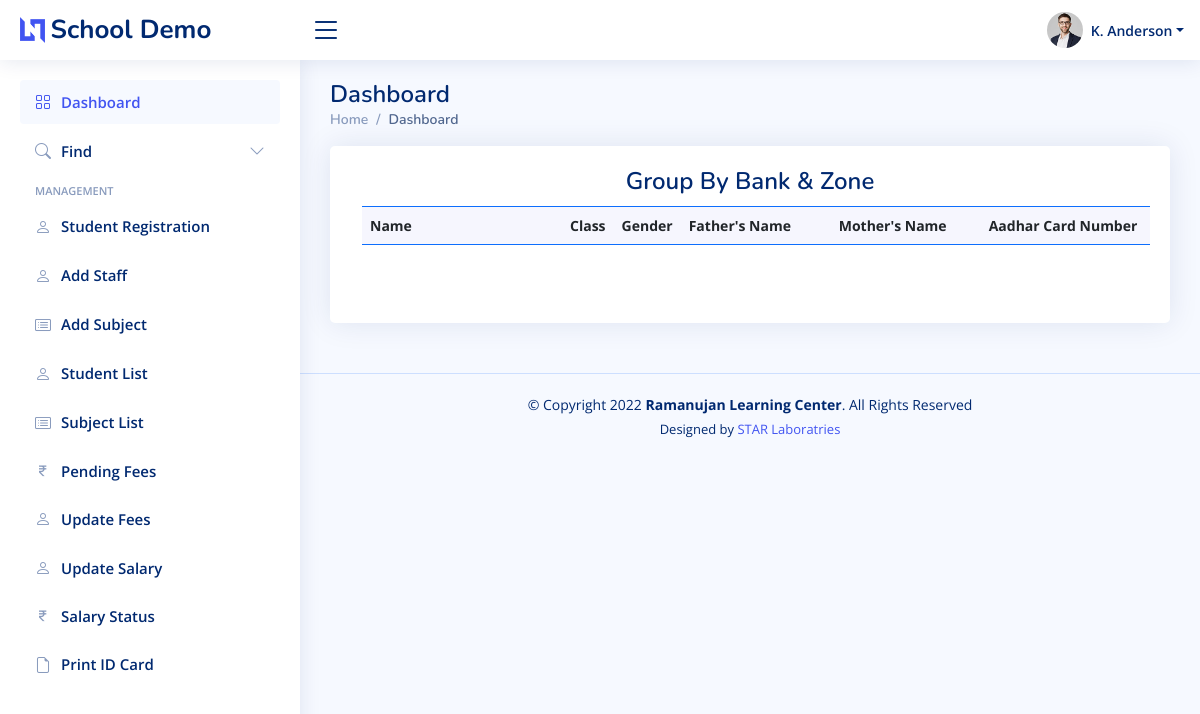
Before: /studentlist.php with the older database file.
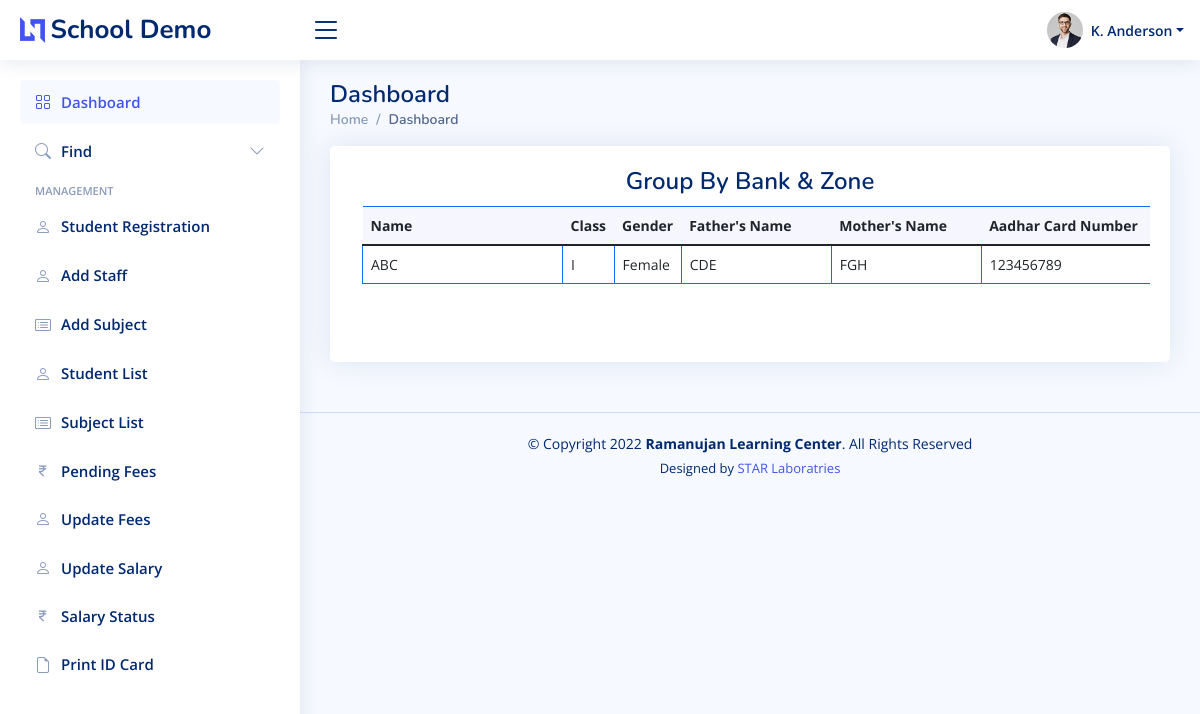
After: the same page with the newer database file.
### tables this page shows
CREATE TABLE `students` (
  `StudentID` int(11) NOT NULL,
  `StudentName` varchar(100) NOT NULL,
  `ClassID` int(11) NOT NULL,
  `Gender` varchar(10) DEFAULT NULL,
  `FatherName` varchar(100) NOT NULL,
  `MotherName` varchar(100) NOT NULL,
  `AadharCardNo` int(11) NOT NULL,
  `MobileNo` int(11) NOT NULL,
  `Address` varchar(100) NOT NULL,
  `RollNo` int(11) NOT NULL,
  `Photo` int(11) NOT NULL,
  `Password` varchar(50) NOT NULL,
  `RegistrationDate` date NOT NULL,
  `RegisteredByID` int(11) NOT NULL,
  `Passout` tinyint(4) NOT NULL DEFAULT 0
);

CREATE TABLE `class` (
  `ClassID` int(11) NOT NULL,
  `Class` varchar(5) NOT NULL,
  `Fees` decimal(5,2) NOT NULL DEFAULT 0.00
);

### studentlist.php (shortened to what this page needs)
<?php
include 'connection.php';
?>
<!DOCTYPE html>
<html lang="en">
<head>
  <link href="assets/vendor/bootstrap/css/bootstrap.min.css" rel="stylesheet">
  <link href="assets/vendor/bootstrap-icons/bootstrap-icons.css" rel="stylesheet">
  <link href="assets/vendor/boxicons/css/boxicons.min.css" rel="stylesheet">
  <link href="assets/vendor/quill/quill.snow.css" rel="stylesheet">
  <link href="assets/vendor/quill/quill.bubble.css" rel="stylesheet">
  <link href="assets/vendor/remixicon/remixicon.css" rel="stylesheet">
  <link href="assets/vendor/simple-datatables/style.css" rel="stylesheet">
  <link href="assets/css/style.css" rel="stylesheet">
</head>
<body>
  <header id="header" class="header fixed-top d-flex align-items-center">
    <div class="d-flex align-items-center justify-content-between">
      <a href="index.php" class="logo d-flex align-items-center">
        <img src="assets/img/logo.png" alt="">
        <span class="d-none d-lg-block">School Demo</span>
      </a>
      <i class="bi bi-list toggle-sidebar-btn"></i>
    </div>
    <?php include"nav.php"; ?>
  </header>
  <?php include"sidebar.php"; ?>
  <main id="main" class="main">
    <div class="pagetitle">
      <h1>Dashboard</h1>
      <nav>
        <ol class="breadcrumb">
          <li class="breadcrumb-item"><a href="index.php">Home</a></li>
          <li class="breadcrumb-item active">Dashboard</li>
        </ol>
      </nav>
    </div>
    <section class="section dashboard">
      <div class="col-12">
        <div class="card recent-sales overflow-auto">
          <br>
          <div class="card-body">
            <center>
              <div class="pagetitle">
                <h1>Group By Bank & Zone</h1>
              </div>
            </center>
            <div class="table-responsive container">
              <table width="100%" class="table table-bordered border-primary datatable">
                <thead>
                  <tr>
                    <th style="min-width: 200px">Name</th>
                    <th style="min-width: 50px">Class</th>
                    <th style="min-width: 50px">Gender</th>
                    <th style="min-width: 150px">Father's Name</th>
                    <th style="min-width: 150px">Mother's Name</th>
                    <th style="min-width: 180px">Aadhar Card Number</th>
                  </tr>
                </thead>
                <tbody >
                  <?php
                  $query="SELECT * FROM students join class on students.ClassID=class.ClassID WHERE Passout=0";
                  $result=mysqli_query($con,$query);
                  while($row = mysqli_fetch_array($result)){
                    ?>
                    <tr>
                      <td><?php echo $row["StudentName"]; ?></td>
                      <td><?php echo $row["Class"]; ?></td>
                      <td><?php echo $row["Gender"]; ?></td>
                      <td><?php echo $row["FatherName"]; ?></td>
                      <td><?php echo $row["MotherName"]; ?></td>
                      <td><?php echo $row["AadharCardNo"]; ?></td>
                    </tr>
                  <?php }?>
                </tbody>
              </table>
            </div>
            <br><br>
          </div>
        </div>
      </div>
</section>
</main>
<footer id="footer" class="footer">
  <div class="copyright">
    &copy; Copyright 2022 <strong><span>Ramanujan Learning Center</span></strong>. All Rights Reserved
  </div>
  <div class="credits">
    Designed by <a href="https://www.starlaboratries.in" target="_blank">STAR Laboratries</a>
  </div>
</footer>
</body>
</html>

### nav.php (shortened to what this page needs)
<nav class="header-nav ms-auto">
  <ul class="d-flex align-items-center">
    <li class="nav-item dropdown">
      <li class="nav-item dropdown pe-3">
        <a class="nav-link nav-profile d-flex align-items-center pe-0" href="#" data-bs-toggle="dropdown">
          <img src="assets/img/profile-img.jpg" alt="Profile" class="rounded-circle">
          <span class="d-none d-md-block dropdown-toggle ps-2">K. Anderson</span>
        </a>
      </li>
    </li>
  </ul>
</nav>

### sidebar.php (shortened to what this page needs)
<aside id="sidebar" class="sidebar">
  <ul class="sidebar-nav" id="sidebar-nav">
    <li class="nav-item">
      <a class="nav-link " href="index.php">
        <i class="bi bi-grid"></i>
        <span>Dashboard</span>
      </a>
    </li>
    <li class="nav-item">
      <a class="nav-link collapsed" data-bs-target="#components-nav" data-bs-toggle="collapse" href="#">
        <i class="bi bi-search"></i><span>Find</span><i class="bi bi-chevron-down ms-auto"></i>
      </a>
    </li>
  <li class="nav-heading">Management</li>
  <li class="nav-item">
    <a class="nav-link collapsed" href="" data-bs-toggle="modal" data-bs-target="#Registration">
      <i class="bi bi-person"></i>
      <span>Student Registration</span>
    </a>
  </li>
  <li class="nav-item">
    <a class="nav-link collapsed" href="" href="" data-bs-toggle="modal" data-bs-target="#AddStaff">
      <i class="bi bi-person"></i>
      <span>Add Staff</span>
    </a>
  </li>
  <li class="nav-item">
    <a class="nav-link collapsed" href=""  data-bs-toggle="modal" data-bs-target="#AddSubject">
      <i class="bi bi-card-list"></i>
      <span>Add Subject</span>
    </a>
  </li>
  <li class="nav-item">
    <a class="nav-link collapsed" href="studentlist.php">
      <i class="bi bi-person"></i>
      <span>Student List</span>
    </a>
  </li>
  <li class="nav-item">
    <a class="nav-link collapsed sublist" href="" data-bs-toggle="modal" data-bs-target="#SubjectList">
      <i class="bi bi-card-list"></i>
      <span>Subject List</span>
    </a>
  </li>
  <li class="nav-item">
    <a class="nav-link collapsed" href="pages-login.html">
      <i class="bx bx-rupee"></i>
      <span>Pending Fees</span>
    </a>
  </li>
  <li class="nav-item">
    <a class="nav-link collapsed" href="" href="" data-bs-toggle="modal" data-bs-target="#AddFees">
      <i class="bi bi-person"></i>
      <span>Update Fees</span>
    </a>
  </li>
  <li class="nav-item">
    <a class="nav-link collapsed" href="" href="" data-bs-toggle="modal" data-bs-target="#AddSalary">
      <i class="bi bi-person"></i>
      <span>Update Salary</span>
    </a>
  </li>
  <li class="nav-item">
    <a class="nav-link collapsed" href="pages-error-404.html">
      <i class="bx bx-rupee"></i>
      <span>Salary Status</span>
    </a>
  </li>
  <li class="nav-item">
    <a class="nav-link collapsed" href="pages-blank.html">
      <i class="bi bi-file-earmark"></i>
      <span>Print ID Card</span>
    </a>
  </li>
</ul>
</aside>

### assets/css/style.css (style rules this page uses)
:root { scroll-behavior: smooth; }
body { font-family: "Open Sans", sans-serif; background: #f6f9ff; color: #444444; }
a { color: #4154f1; text-decoration: none; }
h1, h2, h3, h4, h5, h6 { font-family: "Nunito", sans-serif; }
#main { margin-top: 60px; padding: 20px 30px; transition: all 0.3s; }
.pagetitle { margin-bottom: 10px; }
.pagetitle h1 { font-size: 24px; margin-bottom: 0; font-weight: 600; color: #012970; }
.card { margin-bottom: 30px; border: none; border-radius: 5px; box-shadow: 0px 0 30px rgba(1, 41, 112, 0.1); }
.card-body { padding: 0 20px 20px 20px; }
.breadcrumb { font-size: 14px; font-family: "Nunito", sans-serif; color: #899bbd; font-weight: 600; }
.breadcrumb a { color: #899bbd; transition: 0.3s; }
.breadcrumb .breadcrumb-item::before { color: #899bbd; }
.breadcrumb .active { color: #51678f; font-weight: 600; }
.logo { line-height: 1; }
@media (min-width: 1200px) { .logo { width: 280px; } }
.logo img { max-height: 26px; margin-right: 6px; }
.logo span { font-size: 26px; font-weight: 700; color: #012970; font-family: "Nunito", sans-serif; }
.header { transition: all 0.5s; z-index: 997; height: 60px; box-shadow: 0px 2px 20px rgba(1, 41, 112, 0.1); background-color: #fff; padding-left: 20px; }
.header .toggle-sidebar-btn { font-size: 32px; padding-left: 10px; cursor: pointer; color: #012970; }
.header-nav ul { list-style: none; }
.header-nav > ul { margin: 0; padding: 0; }
.header-nav .nav-profile { color: #012970; }
.header-nav .nav-profile img { max-height: 36px; }
.header-nav .nav-profile span { font-size: 14px; font-weight: 600; }
.sidebar { position: fixed; top: 60px; left: 0; bottom: 0; width: 300px; z-index: 996; transition: all 0.3s; padding: 20px; overflow-y: auto; scrollbar-width: thin; scrollbar-color: #aab7cf transparent; box-shadow: 0px 0px 20px rgba(1, 41, 112, 0.1); background-color: #fff; }
@media (min-width: 1200px) { #main, #footer { margin-left: 300px; } }
.sidebar-nav { padding: 0; margin: 0; list-style: none; }
.sidebar-nav li { padding: 0; margin: 0; list-style: none; }
.sidebar-nav .nav-item { margin-bottom: 5px; }
.sidebar-nav .nav-heading { font-size: 11px; text-transform: uppercase; color: #899bbd; font-weight: 600; margin: 10px 0 5px 15px; }
.sidebar-nav .nav-link { display: flex; align-items: center; font-size: 15px; font-weight: 600; color: #4154f1; transition: 0.3; background: #f6f9ff; padding: 10px 15px; border-radius: 4px; }
.sidebar-nav .nav-link i { font-size: 16px; margin-right: 10px; color: #4154f1; }
.sidebar-nav .nav-link.collapsed { color: #012970; background: #fff; }
.sidebar-nav .nav-link.collapsed i { color: #899bbd; }
.sidebar-nav .nav-link .bi-chevron-down { margin-right: 0; transition: transform 0.2s ease-in-out; }
.dashboard .recent-sales { font-size: 14px; }
.dashboard .recent-sales .table thead { background: #f6f6fe; }
.dashboard .recent-sales .table thead th { border: 0; }
.footer { padding: 20px 0; font-size: 14px; transition: all 0.3s; border-top: 1px solid #cddfff; }
.footer .copyright { text-align: center; color: #012970; }
.footer .credits { padding-top: 5px; text-align: center; font-size: 13px; color: #012970; }

Changed rows visible on the page:
added students: StudentName "ABC", ClassID.Class "I", Gender "Female", FatherName "CDE", MotherName "FGH", AadharCardNo "123456789"
